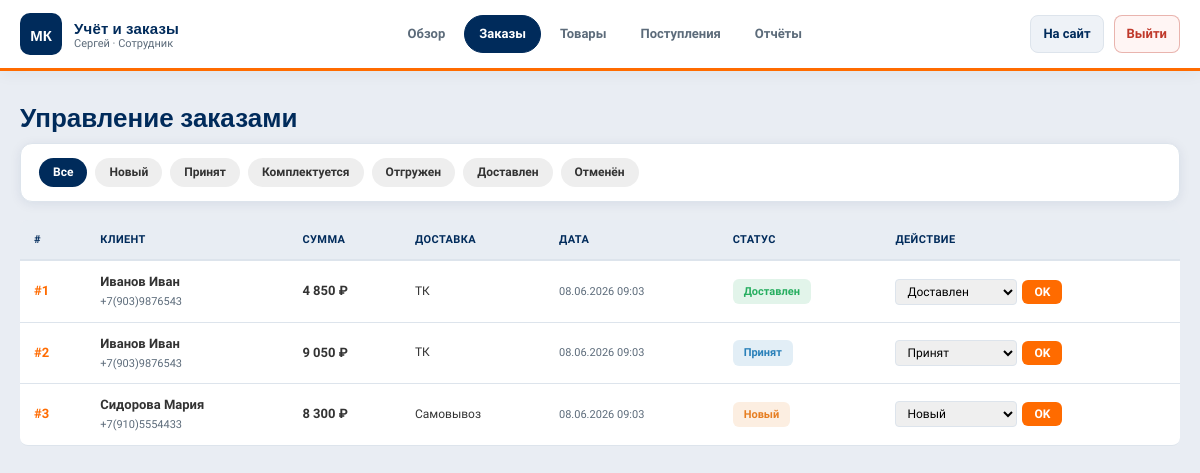
Screenshot of /admin/orders.php (signed in) with the database file from the repository.
### tables this page shows
CREATE TABLE `orders` (
  `id`               INT UNSIGNED NOT NULL AUTO_INCREMENT,
  `user_id`          INT UNSIGNED NOT NULL,
  `employee_id`      INT UNSIGNED DEFAULT NULL,
  `status`           ENUM('new','accepted','assembling','shipped','delivered','cancelled') NOT NULL DEFAULT 'new',
  `total_amount`     DECIMAL(12,2) NOT NULL DEFAULT 0.00,
  `delivery_address` VARCHAR(300) DEFAULT NULL,
  `delivery_method`  ENUM('pickup','transport','courier') NOT NULL DEFAULT 'pickup',
  `payment_method`   ENUM('cash','card','bank_transfer') NOT NULL DEFAULT 'cash',
  `comment`          TEXT DEFAULT NULL,
  `created_at`       DATETIME NOT NULL DEFAULT CURRENT_TIMESTAMP,
  `updated_at`       DATETIME NOT NULL DEFAULT CURRENT_TIMESTAMP ON UPDATE CURRENT_TIMESTAMP,
  PRIMARY KEY (`id`),
  KEY `fk_order_user`     (`user_id`),
  KEY `fk_order_employee` (`employee_id`),
  KEY `idx_order_status`  (`status`),
  CONSTRAINT `fk_order_user`     FOREIGN KEY (`user_id`)     REFERENCES `users`(`id`) ON UPDATE CASCADE,
  CONSTRAINT `fk_order_employee` FOREIGN KEY (`employee_id`) REFERENCES `users`(`id`) ON UPDATE CASCADE ON DELETE SET NULL
);

CREATE TABLE `users` (
  `id`          INT UNSIGNED NOT NULL AUTO_INCREMENT,
  `role_id`     TINYINT UNSIGNED NOT NULL DEFAULT 2,
  `last_name`   VARCHAR(60)  NOT NULL,
  `first_name`  VARCHAR(60)  NOT NULL,
  `middle_name` VARCHAR(60)  DEFAULT NULL,
  `email`       VARCHAR(120) NOT NULL,
  `phone`       VARCHAR(20)  DEFAULT NULL,
  `password`    VARCHAR(255) NOT NULL,
  `is_active`   TINYINT(1) NOT NULL DEFAULT 1,
  `created_at`  DATETIME NOT NULL DEFAULT CURRENT_TIMESTAMP,
  `last_login`  DATETIME DEFAULT NULL,
  PRIMARY KEY (`id`),
  UNIQUE KEY `uq_email` (`email`),
  KEY `fk_users_role` (`role_id`),
  CONSTRAINT `fk_users_role` FOREIGN KEY (`role_id`) REFERENCES `roles`(`id`) ON UPDATE CASCADE
);

### config.php (called while the page is built, shortened)
<?php
function e(string $s): string {
    return htmlspecialchars($s, ENT_QUOTES, 'UTF-8');
}
function asset(string $file): string {
    return BASE_URL . ltrim($file, '/') . '?v=' . ASSET_VER;
}
function fmtPrice(float $v): string {
    return number_format($v, 0, '.', ' ') . ' ₽';
}

### admin/orders.php (the view, shortened to what this page needs)
<?php
require_once __DIR__ . '/../config.php';
$pdo = getDB();
$filterStatus = $_GET['status'] ?? '';
$where  = '1=1'; $params = [];
$orders = $pdo->prepare("
    SELECT o.id, o.status, o.total_amount, o.delivery_method, o.payment_method,
           o.created_at, o.delivery_address,
           CONCAT(cu.last_name,' ',cu.first_name) AS client_name, cu.phone AS client_phone,
           CONCAT(eu.last_name,' ',eu.first_name) AS employee_name
    FROM orders o
    JOIN users cu ON cu.id=o.user_id
    LEFT JOIN users eu ON eu.id=o.employee_id
    WHERE $where ORDER BY o.created_at DESC
");
$orders->execute($params);
$orders = $orders->fetchAll();
$statusColors = ['new'=>'#e67e22','accepted'=>'#2980b9','assembling'=>'#8e44ad','shipped'=>'#16a085','delivered'=>'#27ae60','cancelled'=>'#c0392b'];
$statusLabels = ['new'=>'Новый','accepted'=>'Принят','assembling'=>'Комплектуется','shipped'=>'Отгружен','delivered'=>'Доставлен','cancelled'=>'Отменён'];
?><!DOCTYPE html>
<html lang="ru">
<head><meta charset="UTF-8"><meta name="viewport" content="width=device-width,initial-scale=1.0">
<link rel="stylesheet" href="<?= asset('style.css') ?>">
</head>
<body>
<div class="admin-wrap">
<?php include __DIR__.'/_sidebar.php'; ?>
<main class="admin-content">
    <h1 class="admin-title">Управление заказами</h1>
    <div style="display:flex;gap:8px;flex-wrap:wrap;margin-bottom:18px">
        <a href="<?= BASE_URL ?>admin/orders.php" style="padding:5px 14px;border-radius:20px;font-size:12px;font-weight:600;background:<?= !$filterStatus?'var(--navy)':'#eee' ?>;color:<?= !$filterStatus?'#fff':'#333' ?>;text-decoration:none">Все</a>
        <?php foreach ($statusLabels as $val=>$lbl): ?>
        <a href="?status=<?= $val ?>" style="padding:5px 14px;border-radius:20px;font-size:12px;font-weight:600;background:<?= $filterStatus===$val?$statusColors[$val].'33':'#eee' ?>;color:<?= $filterStatus===$val?$statusColors[$val]:'#333' ?>;text-decoration:none">
            <?= $lbl ?>
        </a>
        <?php endforeach; ?>
    </div>
    <table class="admin-table">
        <thead>
            <tr><th>#</th><th>Клиент</th><th>Сумма</th><th>Доставка</th><th>Дата</th><th>Статус</th><th>Действие</th></tr>
        </thead>
        <tbody>
        <?php foreach ($orders as $o): ?>
        <tr>
            <td><a href="<?= BASE_URL ?>admin/order_view.php?id=<?= $o['id'] ?>" style="color:var(--orange);font-weight:700">#<?= $o['id'] ?></a></td>
            <td>
                <div style="font-weight:600;font-size:13px"><?= e($o['client_name']) ?></div>
                <div style="font-size:11px;color:var(--muted)"><?= e($o['client_phone']??'') ?></div>
            </td>
            <td style="font-weight:700"><?= fmtPrice($o['total_amount']) ?></td>
            <td style="font-size:12px"><?= match($o['delivery_method']??'') { 'transport'=>'ТК','courier'=>'Курьер',default=>'Самовывоз' } ?></td>
            <td style="font-size:11px;color:var(--muted)"><?= date('d.m.Y H:i',strtotime($o['created_at'])) ?></td>
            <td><span class="badge" style="background:<?= $statusColors[$o['status']]??'#666' ?>22;color:<?= $statusColors[$o['status']]??'#666' ?>"><?= $statusLabels[$o['status']]??$o['status'] ?></span></td>
            <td>
                <form method="POST" style="display:flex;gap:5px;align-items:center">
                    <select name="status" style="border:1px solid var(--border);border-radius:4px;padding:4px 7px;font-size:12px;font-family:var(--font-b)">
                        <?php foreach ($statusLabels as $val=>$lbl): ?>
                        <option value="<?= $val ?>" <?= $o['status']===$val?'selected':'' ?>><?= $lbl ?></option>
                        <?php endforeach; ?>
                    </select>
                    <button type="submit" name="set_status" value="1" class="btn-cart btn-sm">OK</button>
                </form>
            </td>
        </tr>
        <?php endforeach; ?>
        </tbody>
    </table>
</main>
</div>
</body></html>

### style.css (style rules this page uses)
*,*::before,*::after { margin:0;padding:0;box-sizing:border-box }
:root { --navy:#002B5B; --navy-light:#003d7a; --orange:#FF6B00; --orange-h:#e55f00; --bg:#F4F6F9; --bg-header:#ffffff; --surface:#ffffff; --surface-2:#eef2f7; --text:#333333; --text-h:#002B5B; --muted:#5c6b7a; --white:#fff; --border:#dde4ec; --success:#1a8f55; --danger:#c0392b; --font-h:'Oswald',sans-serif; --font-b:'Source Sans 3',sans-serif; --shadow:0 2px 12px rgba(0,43,91,.08); --shadow-h:0 8px 28px rgba(0,43,91,.12); --radius:10px; --radius-sm:6px; }
body { font-family:var(--font-b);background:var(--bg);color:var(--text);font-size:16px;line-height:1.6;display:flex;flex-direction:column;min-height:100vh }
main,section,div.container { flex:1 }
a { color:inherit;text-decoration:none }
.btn-cart { background:var(--orange);color:#fff;border:none;padding:8px 14px;border-radius:var(--radius-sm);font-size:13px;font-weight:600;cursor:pointer;font-family:var(--font-b) }
.btn-sm { padding:5px 12px;font-size:12px }
body:has(.admin-wrap) { background:#e9edf3 }
.admin-wrap { display:flex;flex-direction:column;min-height:100vh;width:100% }
.admin-content { flex:1;padding:24px 20px 40px;max-width:1400px;width:100%;margin:0 auto;box-sizing:border-box }
.admin-title { font-family:var(--font-h);font-size:26px;color:var(--navy);margin:0 0 6px;padding:0;background:none;border:none;width:auto }
.admin-content>:not(.admin-title) { margin-left:0;margin-right:0 }
.admin-content>div[style*="flex"] { background:var(--surface)!important;padding:14px 18px!important;border-radius:12px!important;border:1px solid var(--border)!important;margin-bottom:18px!important;box-shadow:var(--shadow)!important }
.admin-table { width:100%;border-collapse:separate;border-spacing:0;font-size:13px }
.admin-table th { background:#e8edf3;color:var(--navy);padding:11px 14px;text-align:left;font-size:11px;font-weight:700;text-transform:uppercase;letter-spacing:.4px;border-bottom:2px solid var(--border) }
.admin-table th:first-child { border-radius:8px 0 0 0 }
.admin-table th:last-child { border-radius:0 8px 0 0 }
.admin-table td { padding:11px 14px;border-bottom:1px solid var(--border);background:#fff;color:var(--text);vertical-align:middle }
.admin-table tr:last-child td:first-child { border-radius:0 0 0 8px }
.admin-table tr:last-child td:last-child { border-radius:0 0 8px 0 }
.badge { display:inline-block;padding:4px 11px;border-radius:6px;font-size:11px;font-weight:700 }

### rows the page displays
orders: id "1", client_name "Иванов Иван", user.phone "+7(903)9876543", total_amount "4 850 ₽", delivery_method "ТК", created_at "08.06.2026 09:03", status "Доставлен"
orders: id "2", client_name "Иванов Иван", user.phone "+7(903)9876543", total_amount "9 050 ₽", delivery_method "ТК", created_at "08.06.2026 09:03", status "Принят"
orders: id "3", client_name "Сидорова Мария", user.phone "+7(910)5554433", total_amount "8 300 ₽", delivery_method "Самовывоз", created_at "08.06.2026 09:03", status "Новый"

### other values shown
$user['first_name'] "Сергей"
$roleLabel "Сотрудник"
$lbl "Новый"
$lbl "Принят"
$lbl "Комплектуется"
$lbl "Отгружен"
$lbl "Доставлен"
$lbl "Отменён"
